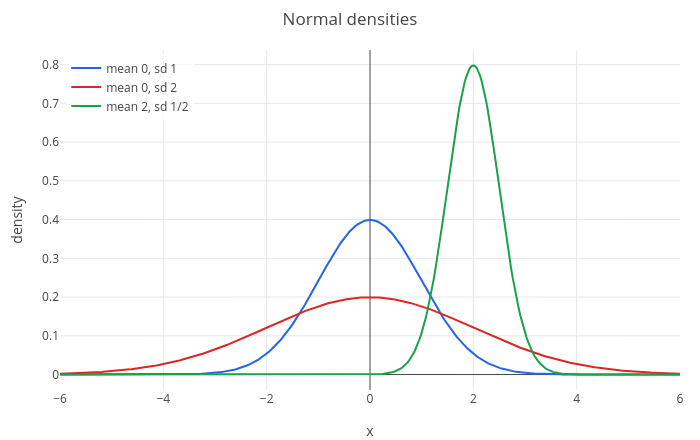

The cell this chart's notebook holds for it:
### Markdown cell above
Total area 1 and variance 1. Changing $\mu$ slides the curve; changing $\sigma$ stretches it, keeping the area 1:

### Code cell
p = plot(normpdf(x, 0, 1), x, -6, 6);
p = show(p, plot(normpdf(x, 0, 2), x, -6, 6));
p = show(p, plot(normpdf(x, 2, 1/2), x, -6, 6));
p = legend(p, "mean 0, sd 1", "mean 0, sd 2", "mean 2, sd 1/2");
labels(title(p, "Normal densities"), "x", "density")

### Figure 1 — Plotly figure (JSON) as saved in the notebook; plotly's stock layout.template omitted (floating-point values rounded to 4 significant figures; data arrays with more than 128 entries replaced by an {"elided": "..."} marker saying what was removed)
{"data": [{"line": {"color": "#2563eb", "width": 2}, "mode": "lines", "name": "mean 0, sd 1", "type": "scatter", "x": {"elided": "402 float values"}, "y": {"elided": "402 float values"}}, {"line": {"color": "#dc2626", "width": 2}, "mode": "lines", "name": "mean 0, sd 2", "type": "scatter", "x": {"elided": "402 float values"}, "y": {"elided": "402 float values"}}, {"line": {"color": "#16a34a", "width": 2}, "mode": "lines", "name": "mean 2, sd 1/2", "type": "scatter", "x": {"elided": "402 float values"}, "y": {"elided": "402 float values"}}], "layout": {"height": 440, "legend": {"bgcolor": "rgba(255,255,255,0.8)", "x": 0.01, "xanchor": "left", "y": 0.99, "yanchor": "top"}, "margin": {"b": 50, "l": 60, "r": 20, "t": 50}, "showlegend": true, "title": {"text": "Normal densities"}, "width": 700, "xaxis": {"range": [-6, 6], "title": {"text": "x"}, "zeroline": true}, "yaxis": {"range": [-0.03989, 0.8376], "title": {"text": "density"}, "zeroline": true}}}
